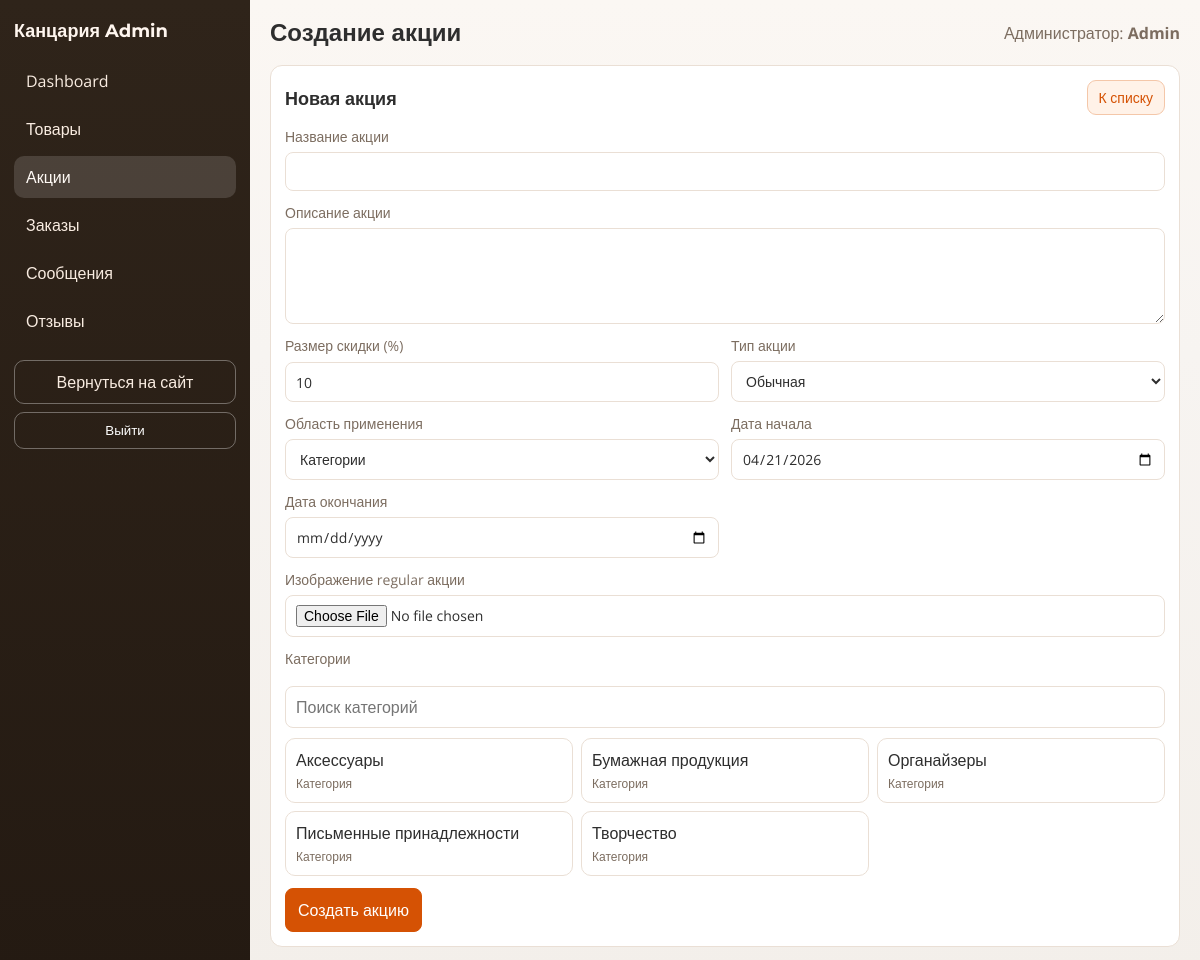
Screenshot of /admin/promotion_create.php (signed in) with the database file from the repository.
### tables this page shows
CREATE TABLE `users` (
    `id` int(10) UNSIGNED NOT NULL,
    `role_id` int(10) UNSIGNED NOT NULL,
    `name` varchar(100) NOT NULL,
    `email` varchar(150) NOT NULL,
    `password_hash` varchar(255) NOT NULL,
    `phone` varchar(20) DEFAULT NULL,
    `is_verified` tinyint(1) NOT NULL DEFAULT '0',
    `email_verified_at` datetime DEFAULT NULL,
    `created_at` timestamp NULL DEFAULT CURRENT_TIMESTAMP,
    `updated_at` timestamp NULL DEFAULT CURRENT_TIMESTAMP ON UPDATE CURRENT_TIMESTAMP
);

CREATE TABLE `categories` (
    `id` int(10) UNSIGNED NOT NULL,
    `name` varchar(100) NOT NULL,
    `slug` varchar(120) NOT NULL
);

### admin/includes/bootstrap.php (called while the page is built, shortened)
<?php
function admin_e($value): string
{
    return htmlspecialchars((string)$value, ENT_QUOTES, 'UTF-8');
}
function admin_safe_int($value, int $default = 0): int
{
    return is_numeric($value) ? (int)$value : $default;
}

### admin/includes/auth.php (called while the page is built, shortened)
<?php
require_once __DIR__ . '/bootstrap.php';
function admin_current_user(): ?array
{
    global $pdo;
    $sessionAdminId = admin_safe_int($_SESSION['admin_user_id'] ?? 0);
    try {
        $stmt = $pdo->prepare(
            'SELECT u.id, u.name, u.email
             FROM users u
             INNER JOIN roles r ON r.id = u.role_id
             WHERE u.id = ? AND r.name = ? LIMIT 1'
        );
        $stmt->execute([$sessionAdminId, 'admin']);
        $user = $stmt->fetch();
        return is_array($user) ? $user : null;
    } catch (Throwable $e) {
        admin_log_error('admin_current_user', $e);
        return null;
    }
}
function admin_require_auth(): array
{
    $user = admin_current_user();
    return $user;
}

### admin/includes/promotions_tools.php (called while the page is built, shortened)
<?php
require_once __DIR__ . '/bootstrap.php';
function admin_promotion_scope_labels(): array
{
    return [
        'categories' => 'Категории',
        'products' => 'Товары',
    ];
}
function admin_promotion_type_labels(): array
{
    return [
        'regular' => 'Обычная',
        'seasonal' => 'Сезонная',
    ];
}
function admin_promotion_fetch_categories(PDO $pdo): array
{
    $stmt = $pdo->query('SELECT id, name FROM categories ORDER BY name ASC');
    return $stmt->fetchAll() ?: [];
}

### admin/promotion_create.php (the view, shortened to what this page needs)
<?php
require_once __DIR__ . '/includes/layout.php';
require_once __DIR__ . '/includes/promotions_tools.php';
$categories = admin_promotion_fetch_categories($pdo);
$scopeLabels = admin_promotion_scope_labels();
$typeLabels = admin_promotion_type_labels();
$form = [
    'title' => '',
    'short_text' => '',
    'discount_percent' => '10',
    'apply_scope' => 'categories',
    'promotion_type' => 'regular',
    'date_start' => date('Y-m-d'),
    'date_end' => '',
];
$selectedCategories = [];
admin_render_header('Создание акции', 'promotions');
?>
<section class="admin-form-wrap">
    <div class="admin-section-head">
        <h2>Новая акция</h2>
        <a class="admin-link-btn" href="/admin/promotions.php">К списку</a>
    </div>
    <form method="post" enctype="multipart/form-data" class="admin-form admin-form-grid">
        <label class="admin-full">Название акции
            <input type="text" name="title" value="<?php echo admin_e($form['title']); ?>" required>
        </label>
        <label class="admin-full">Описание акции
            <textarea name="short_text" rows="4" required><?php echo admin_e($form['short_text']); ?></textarea>
        </label>
        <label>Размер скидки (%)
            <input type="number" name="discount_percent" value="<?php echo admin_e($form['discount_percent']); ?>" min="1" max="90" required>
        </label>
        <label>Тип акции
            <select name="promotion_type" id="promotion-type">
                <?php foreach ($typeLabels as $typeKey => $typeLabel): ?>
                    <option value="<?php echo admin_e($typeKey); ?>" <?php echo $form['promotion_type'] === $typeKey ? 'selected' : ''; ?>><?php echo admin_e($typeLabel); ?></option>
                <?php endforeach; ?>
            </select>
        </label>
        <label>Область применения
            <select name="apply_scope" id="promotion-scope">
                <?php foreach ($scopeLabels as $scopeKey => $scopeLabel): ?>
                    <option value="<?php echo admin_e($scopeKey); ?>" <?php echo $form['apply_scope'] === $scopeKey ? 'selected' : ''; ?>><?php echo admin_e($scopeLabel); ?></option>
                <?php endforeach; ?>
            </select>
        </label>
        <label>Дата начала
            <input type="date" name="date_start" value="<?php echo admin_e($form['date_start']); ?>" required>
        </label>
        <label>Дата окончания
            <input type="date" name="date_end" value="<?php echo admin_e($form['date_end']); ?>">
        </label>
        <label class="admin-full" id="regular-image-field">Изображение regular акции
            <input type="file" name="image" accept=".jpg,.jpeg,.png,.webp">
        </label>
        <div class="admin-full admin-list__box" id="categories-field">
            <span class="admin-field-title">Категории</span>
            <input type="text" class="admin-list__search" data-list-search placeholder="Поиск категорий">
            <div class="list admin-list__grid" data-multi-picker>
                <?php foreach ($categories as $category): ?>
                    <?php $isSelected = in_array((int)$category['id'], $selectedCategories, true); ?>
                    <div class="list-item admin-list__item <?php echo $isSelected ? 'active' : ''; ?>" data-picker-option data-input-id="promotion-category-<?php echo admin_e((string)$category['id']); ?>" data-filter-text="<?php echo admin_e(mb_strtolower((string)$category['name'])); ?>">
                        <span class="admin-list__item-text">
                            <span><?php echo admin_e((string)$category['name']); ?></span>
                            <span class="admin-list__item-note">Категория</span>
                        </span>
                    </div>
                <?php endforeach; ?>
            </div>
        </div>
        <button type="submit">Создать акцию</button>
    </form>
</section>
<?php admin_render_footer(); ?>

### admin/includes/layout.php (shortened to what this page needs)
<?php
require_once __DIR__ . '/auth.php';
function admin_nav_items(): array
{
    return [
        'dashboard'  => ['label' => 'Dashboard', 'href' => '/admin/index.php'],
        'products'   => ['label' => 'Товары', 'href' => '/admin/products.php'],
        'promotions' => ['label' => 'Акции', 'href' => '/admin/promotions.php'],
        'orders'     => ['label' => 'Заказы', 'href' => '/admin/orders.php'],
        'messages'   => ['label' => 'Сообщения', 'href' => '/admin/messages.php'],
        'reviews'    => ['label' => 'Отзывы', 'href' => '/admin/reviews.php'],
    ];
}
function admin_render_header(string $title, string $active = ''): void
{
    $user = admin_require_auth();
    $nav = admin_nav_items();
?>
    <!DOCTYPE html>
    <html lang="ru">
    <head>
        <link rel="stylesheet" href="/admin/assets/css/admin-base.css">
        <link rel="stylesheet" href="/admin/assets/css/admin-layout.css">
        <link rel="stylesheet" href="/admin/assets/css/admin-components.css">
        <link rel="stylesheet" href="/admin/assets/css/admin-modules.css">
        <link rel="stylesheet" href="/admin/assets/css/admin-responsive.css">
    </head>
    <body class="admin-body">
        <div class="admin-shell">
            <aside class="admin-sidebar">
                <a class="admin-brand" href="/admin/index.php">Канцария <span>Admin</span></a>
                <nav class="admin-nav">
                    <?php foreach ($nav as $key => $item): ?>
                        <a class="admin-nav__item <?php echo $active === $key ? 'is-active' : ''; ?>"
                            href="<?php echo admin_e($item['href']); ?>">
                            <?php echo admin_e($item['label']); ?>
                        </a>
                    <?php endforeach; ?>
                </nav>
                <div class="admin-sidebar-footer">
                    <a class="admin-back-link" href="/index.php">Вернуться на сайт</a>
                    <form method="post" action="/admin/api/logout.php" class="admin-logout-form"
                        onsubmit="return confirm('Выйти из системы?');">
                        <button class="admin-logout-btn" type="submit">Выйти</button>
                    </form>
                </div>
            </aside>
            <main class="admin-main">
                <header class="admin-topbar">
                    <h1 class="admin-title"><?php echo admin_e($title); ?></h1>
                    <div class="admin-user">
                        <span class="admin-user__role">Администратор:</span>
                        <strong><?php echo admin_e($user['name'] ?? 'Admin'); ?></strong>
                    </div>
                </header>
                <div class="admin-content">
                <?php
}
function admin_render_footer(array $scripts = []): void
{
    ?>
                </div>
            </main>
        </div>
    </body>
    </html>
<?php
}

### admin/assets/css/admin-base.css (style rules this page uses)
:root { --bg: #f7f4f1; --panel: #ffffff; --line: #eadfd5; --text: #2e2e2e; --muted: #7c6d60; --brand: #d55204; --brand-soft: #fff2e8; --danger: #b42318; --success: #087443; --warning: #9a6700; }
* { box-sizing: border-box; }
body { margin: 0; font-family: "Open Sans", sans-serif; color: var(--text); background: linear-gradient(180deg, #fbf7f3 0%, #f7f4f1 36%, #f3efea 100%); }

### admin/assets/css/admin-layout.css (style rules this page uses)
.admin-shell { min-height: 100vh; display: grid; grid-template-columns: 250px minmax(0, 1fr); }
.admin-sidebar { background: linear-gradient(180deg, #2f241a 0%, #241a12 100%); color: #f9ece1; padding: 20px 14px; display: flex; flex-direction: column; gap: 18px; }
.admin-brand { color: #fff6ef; text-decoration: none; font-family: "Montserrat", sans-serif; font-weight: 700; font-size: 18px; }
.admin-nav { display: flex; flex-direction: column; gap: 6px; }
.admin-nav__item { display: block; border-radius: 10px; padding: 10px 12px; color: #f9ece1; text-decoration: none; transition: 0.18s ease; }
.admin-nav__item:hover, .admin-nav__item.is-active { background: rgba(255, 255, 255, 0.14); color: #fffaf5; }
.admin-logout-form { margin-top: 8px; }
.admin-logout-btn { width: 100%; border: 1px solid rgba(255, 255, 255, 0.34); background: transparent; color: #fff; border-radius: 10px; padding: 10px 12px; cursor: pointer; }
.admin-back-link { margin-top: auto; display: block; text-decoration: none; color: #f9ece1; border: 1px solid rgba(255, 255, 255, 0.34); border-radius: 10px; padding: 10px 12px; text-align: center; }
.admin-main { padding: 18px 20px 30px; }
.admin-topbar { display: flex; justify-content: space-between; align-items: center; margin-bottom: 18px; }
.admin-title { margin: 0; font-family: "Montserrat", sans-serif; font-size: 24px; }
.admin-user { color: var(--muted); }

### admin/assets/css/admin-components.css (style rules this page uses)
.admin-table-wrap, .admin-form-wrap { background: var(--panel); border: 1px solid var(--line); border-radius: 12px; padding: 14px; overflow: hidden; }
.admin-section-head { display: flex; justify-content: space-between; align-items: center; gap: 12px; margin-bottom: 12px; }
.admin-section-head h2 { margin: 0; font-size: 18px; }
.admin-link-btn { text-decoration: none; background: var(--brand-soft); border: 1px solid #f4c7a9; color: var(--brand); border-radius: 9px; padding: 7px 11px; font-size: 14px; }
.admin-form { display: grid; gap: 12px; }
.admin-form label { display: grid; gap: 6px; font-size: 14px; color: var(--muted); }
.admin-field-title { display: block; margin-bottom: 8px; font-size: 14px; color: var(--muted); }
.admin-form input, .admin-form textarea, .admin-form select, .admin-form button { font: inherit; }
.admin-form input, .admin-form textarea, .admin-form select { border: 1px solid var(--line); border-radius: 8px; padding: 9px 10px; background: #fff; color: var(--text); }
.admin-form button { border: 1px solid var(--brand); background: var(--brand); color: #fff; border-radius: 8px; padding: 10px 12px; cursor: pointer; width: fit-content; }
.admin-form-grid { grid-template-columns: repeat(2, minmax(0, 1fr)); }
.admin-full { grid-column: 1 / -1; }
.list { display: grid; grid-template-columns: 1fr; gap: 8px; }
.list-item { display: flex; align-items: center; justify-content: space-between; gap: 10px; padding: 10px; border: 1px solid var(--line); border-radius: 10px; background: #fff; color: var(--text); cursor: pointer; transition: border-color 0.2s ease, background 0.2s ease, color 0.2s ease; }

### admin/assets/css/admin-modules.css (style rules this page uses)
.admin-list__search { width: 100%; }
.admin-list__box { display: grid; gap: 10px; }
.admin-list__grid { grid-template-columns: repeat(auto-fit, minmax(240px, 1fr)); }
.admin-list__item { align-items: flex-start; }
.admin-list__item-text { display: grid; gap: 4px; }
.admin-list__item-note { font-size: 12px; color: var(--muted); }

### rows the page displays
users: name "Admin"
categories: name "Аксессуары"
categories: name "Бумажная продукция"
categories: name "Органайзеры"
categories: name "Письменные принадлежности"
categories: name "Творчество"

### other values shown
admin_e($item['label']) "Dashboard"
admin_e($item['label']) "Товары"
admin_e($item['label']) "Акции"
admin_e($item['label']) "Заказы"
admin_e($item['label']) "Сообщения"
admin_e($item['label']) "Отзывы"
admin_e($title) "Создание акции"
form field promotion_type "Обычная"
form field apply_scope "Категории"
